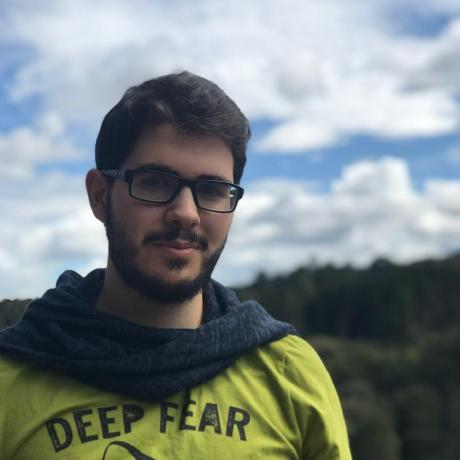
#> input picture imgs/me.jpeg, 460 x 460 px
$ python main.py --image imgs/me.jpeg
#> lines starting #> are read from the running program, lines starting #| are printed output that depends on the picture
### modules/glitches.py
from typing import Dict, List, Union
import cv2

from typ import (
    Image as ImageType,
    GlitchTypes
)
from utils import randomi
from modules.vaporize import get_face_classifier


def glitch(
    img: ImageType,
    translation_x: Dict[str, int],
    area: List[int] = None,
    face: bool = False,
    n_slices: int = 20
) -> ImageType:
    if face:
        gray = cv2.cvtColor(img, cv2.COLOR_BGR2GRAY)
        face_cascade = get_face_classifier()
        faces = face_cascade.detectMultiScale(gray, 1.3, 5)
        for _face in faces:
            _face = [int(element) for element in _face]
            draw_glitch(img, *_face, n_slices, translation_x)
    else:
        draw_glitch(img, *area, n_slices, translation_x)

    return img


# [32 lines left out: functions abstract_glitch, cycle_glitch, not called in this run]


def draw_glitch(
    img: ImageType,
    area_x: int,
    area_y: int,
    area_w: int,
    area_h: int,
    n_slices: int,
    translation_x: Dict[str, int],
    gtype: str = 'normal'
) -> ImageType:
    _, img_width, _ = img.shape
    slice_heights = get_slice_height(area_h, n_slices, equals=True)
    prev_slice_height = 0

    for itr in range(0, n_slices):
        slice_height = slice_heights[itr]

        if gtype == GlitchTypes.ABSTRACT.value:
            inc = prev_slice_height
            glitch_end_y = area_y + sum(slice_heights[:itr]) + slice_height
        else:
            inc = itr * slice_height
            glitch_end_y = area_y + inc + slice_height
        glitch_start_y = area_y + inc

        dist = randomi(
            translation_x.get('low_lim', 0),
            translation_x.get('up_lim', 0)
        )

        glitch_w = area_x + dist
        if glitch_w + area_w > img_width:
            glitch_w -= (glitch_w + area_w - img_width)
        if gtype == GlitchTypes.CYCLE.value:
            glitch_w = area_x + area_w
            img[glitch_start_y:glitch_end_y, dist:area_x + glitch_w] = \
                img[glitch_start_y:glitch_end_y, :area_x + glitch_w - dist]
            img[glitch_start_y:glitch_end_y, area_x:dist] = \
                img[glitch_start_y:glitch_end_y, glitch_w - dist:glitch_w]
        else:
            img[glitch_start_y:glitch_end_y, glitch_w:glitch_w + area_w] = \
                img[glitch_start_y:glitch_end_y, area_x:area_x + area_w]

        prev_slice_height = slice_height

    return img


def get_slice_height(
    area_h: int,
    n_slices: int = None,
    equals: bool = True
) -> Union[int, List[int]]:
    eq_height = round(area_h / n_slices)
    if equals:
        slice_height = [eq_height for _ in range(n_slices)]
    else:
        slice_height = []
        heights = [area_h // (n_slices - 2), area_h // (n_slices + 2)]
        for _ in range(n_slices):
            index = randomi(0, 1)
            slice_height.append(int(heights[index]))

    return slice_height


# [58 lines left out: functions offset_rectangle, offset_rect_colorized, draw_offset_rect_colorized, not called in this run]

### utils.py
import math
import random
import numpy as np
import cv2
from sklearn.cluster import KMeans

import matplotlib.pyplot as plt

from typ import (
    Image as ImageType,
    Palette as PaletteType
)


CASCADE_FOLDER = 'res/cascade'

# [30 lines left out: functions regulate, clipped_addition, not called in this run]


def nearest_color(palette: PaletteType, value: int) -> int:
    euclidean_distance = [np.linalg.norm(palette_color - value) for palette_color in palette]
    return euclidean_distance.index(min(euclidean_distance))


def direction(n_1: int, n_2: int) -> int:
    return math.atan2(n_1, n_2)


def randomi(low_lim: int, up_lim: int) -> int:
    return random.randint(low_lim, up_lim)


# [73 lines left out: functions randomized_grid, randomize_strokes_order, get_palette, show_palette, pixel_in_area, get_face_classifier, not called in this run]


def get_eyes_classifier() -> cv2.CascadeClassifier:
    return cv2.CascadeClassifier(f'{CASCADE_FOLDER}/haarcascade_eye.xml')


# [6 lines left out: function get_faces, not called in this run]

### main.py
import sys
import time
import random
import argparse
import uuid
import cv2
from typ import Palette
from modules import (
    vangogh,
    vaporize,
    glitches
)


PARSER = argparse.ArgumentParser('filters cli')
PARSER.add_argument('-i', '--image')
PARSER.add_argument('-wo', '--write_output', action='store_true')
ARGS = PARSER.parse_args()


IMG_PATH = ARGS.image or 'imgs/me.jpeg'

def main():
    # this function for now is only for testing purposes

    img = cv2.imread(IMG_PATH)
#> img is the input picture: shape (460, 460, 3); mean B, G, R 134.1, 134.1, 124.4
    # grid = randomize_strokes_order(img)
    h, w, _ = img.shape
#> h = 460; w = 460
    print(f'Image dimensions. {h}x{w}')
#| Image dimensions. 460x460
    area = {
        'x': 0,
        'y': 0,
        'width': w - 110,
        'height': h - 100,
    }
    translation_x = {
        'low_lim': 20,
        'up_lim': 145
    }
    '''img_ress = glitches.offset_rect_colorized(
        img,
        area.values(),
        channel=2,
        randomize=True
    )'''

    img_res = glitches.glitch(
        img,
        translation_x,
        area.values(),
        n_slices=20
    )
#> after the loop in draw_glitch, `for itr in range(0, n_slices):`:
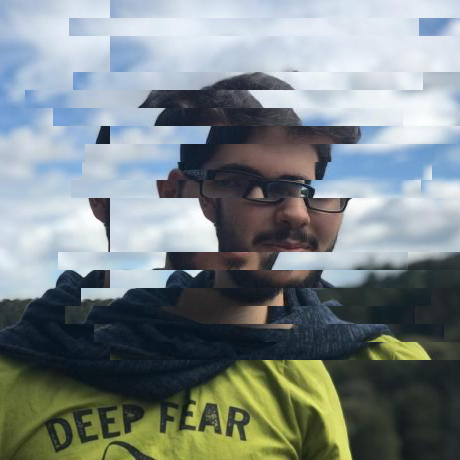
#> img: shape (460, 460, 3); mean B, G, R 135.7, 135, 125
    '''
    img_res = glitches.cycle_glitch(
        img,
        translation_x,
        *area.values()
    )'''
    if ARGS.write_output:
        cv2.imwrite(f'outimgs/out_{uuid.uuid4()}.jpg', img_res)
    cv2.imshow('img_res', img_res)
    cv2.waitKey(0)


if __name__ == '__main__':
    start_time = time.time()
    main()
    elapsed_time = time.time() - start_time
    print(f'execution time: {elapsed_time}')

$ run again, with imgs/us.jpeg copied over imgs/me.jpeg
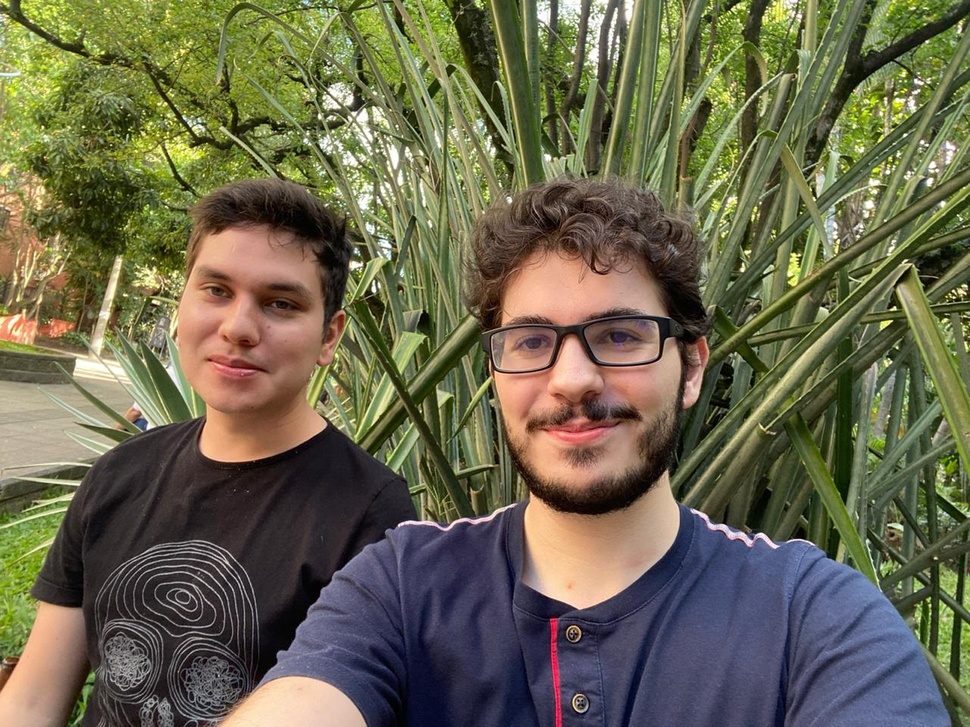
#> input picture imgs/us.jpeg, 970 x 727 px, shrunk from 1280 x 960 before the run
#> in main, img is the input picture: shape (727, 970, 3); mean B, G, R 77.2, 102.9, 106.2
#| Image dimensions. 727x970
#> after the loop in draw_glitch, `for itr in range(0, n_slices):`:
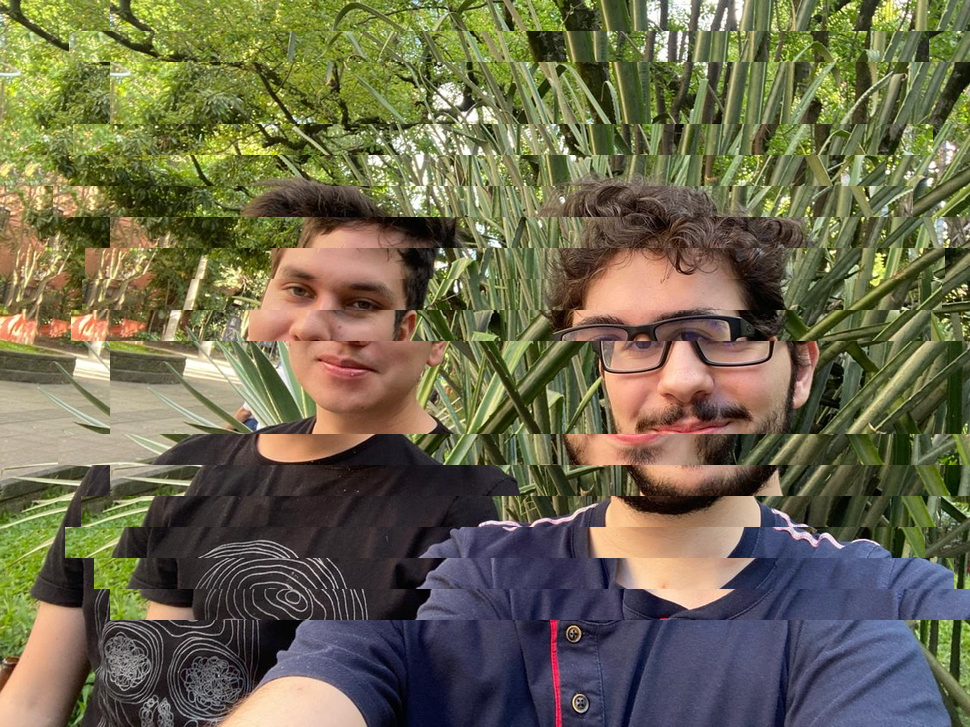
#> img: shape (727, 970, 3); mean B, G, R 78.3, 104.9, 109.1
